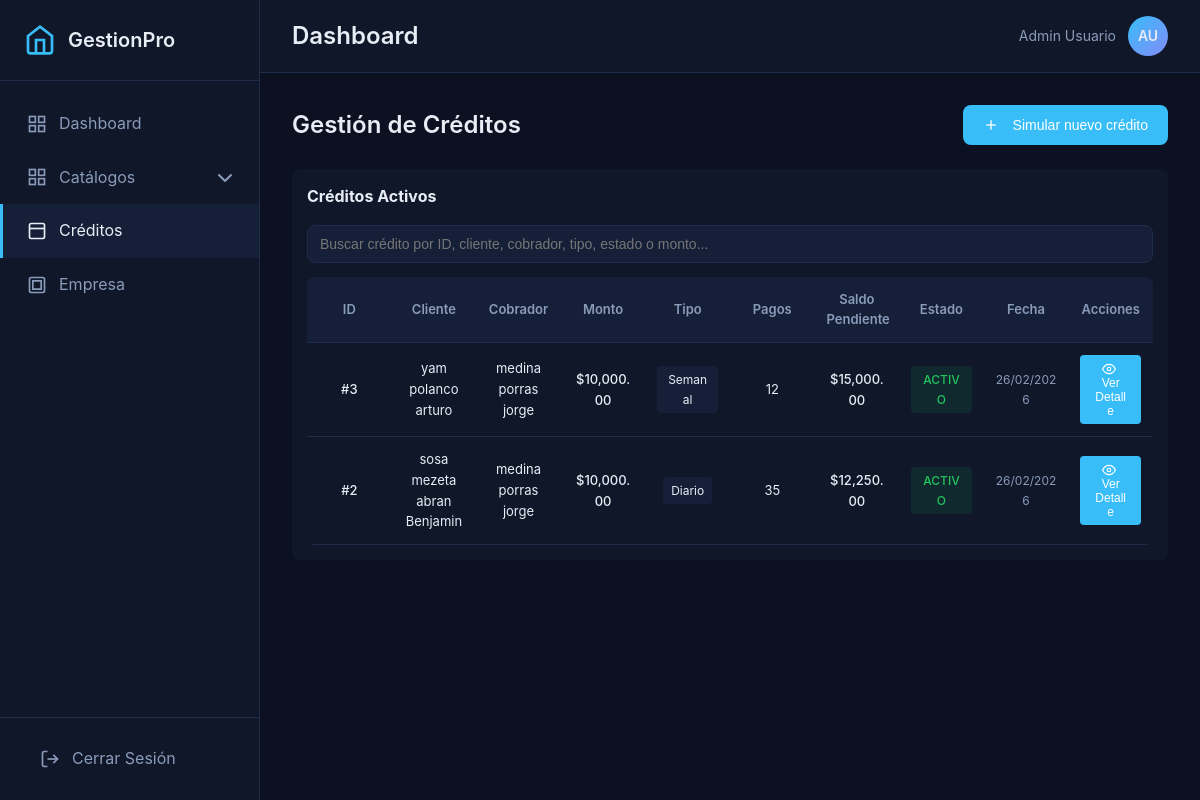
Page /public/creditos (signed in) on the earlier database version.
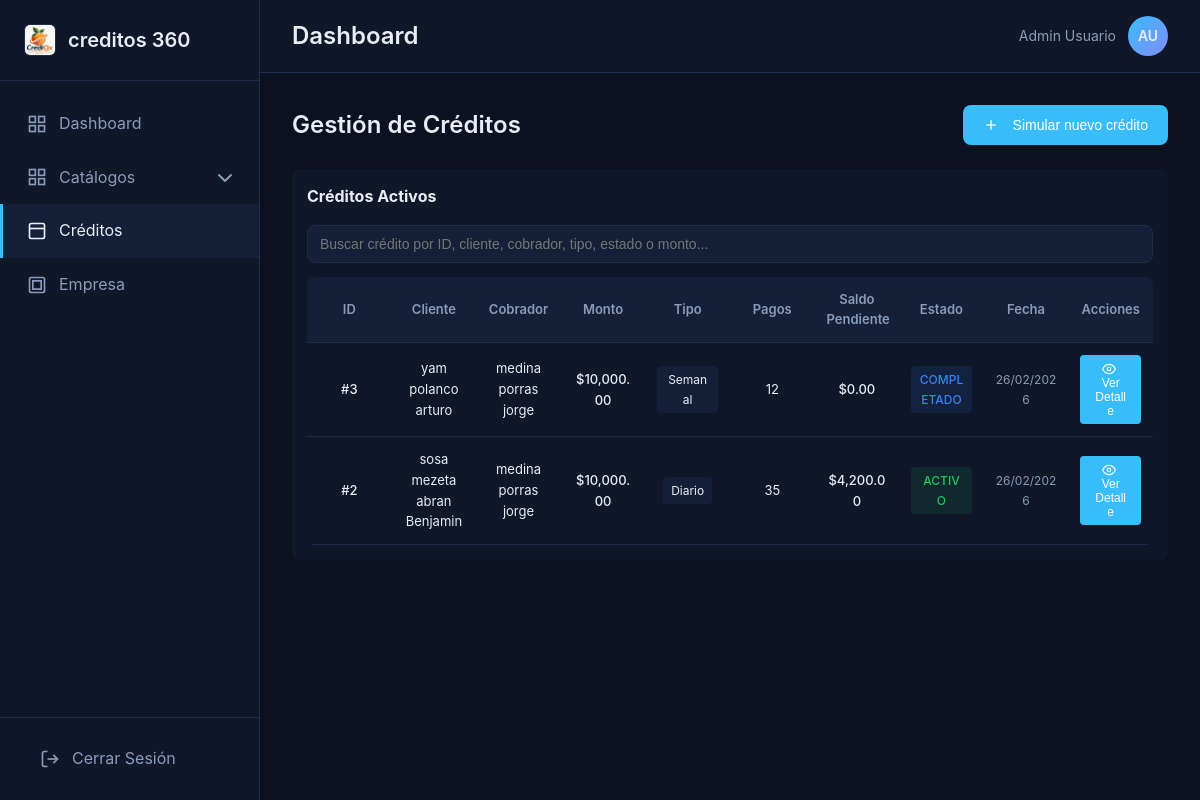
Same page on the later database version.
### tables this page shows
CREATE TABLE `creditos` (
  `idcredito` int(11) NOT NULL,
  `idcliente` int(11) NOT NULL,
  `idcobratario` int(11) DEFAULT NULL,
  `monto` decimal(10,2) NOT NULL,
  `tipo` enum('diario','semanal','mensual') NOT NULL,
  `interes` decimal(5,2) NOT NULL,
  `moratorio` decimal(10,2) NOT NULL,
  `cantidad_pagos` int(11) NOT NULL,
  `fecha_inicio` date NOT NULL,
  `fecha_fin` date NOT NULL,
  `total_pagos` decimal(10,2) NOT NULL,
  `total_pagado` decimal(10,2) DEFAULT 0.00,
  `saldo_pendiente` decimal(10,2) NOT NULL,
  `estado` enum('activo','completado','vencido','cancelado') DEFAULT 'activo',
  `fecha_creacion` timestamp NOT NULL DEFAULT current_timestamp(),
  `fecha_actualizacion` timestamp NOT NULL DEFAULT current_timestamp() ON UPDATE current_timestamp()
);

CREATE TABLE `datos_empresa` (
  `id` int(11) NOT NULL,
  `nombre_empresa` varchar(150) DEFAULT NULL,
  `direccion` varchar(255) DEFAULT NULL,
  `correo` varchar(120) DEFAULT NULL,
  `representante_legal` varchar(150) DEFAULT NULL,
  `rfc` varchar(13) DEFAULT NULL,
  `telefono` varchar(20) DEFAULT NULL,
  `logo_ruta` varchar(255) DEFAULT NULL,
  `created_at` timestamp NULL DEFAULT current_timestamp(),
  `updated_at` timestamp NULL DEFAULT current_timestamp() ON UPDATE current_timestamp()
);

### app/views/creditos/index.php (the view, shortened to what the changed rows need)
<?php
$creditos = $creditos ?? [];
?>
<section id="creditos" class="content-section">
    <div class="section-header">
        <h2>Gestión de Créditos</h2>
        <button type="button" class="btn-primary" onclick="abrirSimulador(true)">
            <svg width="16" height="16" viewBox="0 0 24 24" fill="none" stroke="currentColor" stroke-width="2" style="vertical-align: middle; margin-right: 6px;">
                <line x1="12" y1="5" x2="12" y2="19"></line>
                <line x1="5" y1="12" x2="19" y2="12"></line>
            </svg>
            Simular nuevo crédito
        </button>
    </div>
    <div id="tablaCreditos" style="margin-bottom: 30px;">
        <div style="background: var(--bg-secondary); padding: 15px; border-radius: 8px; margin-bottom: 15px;">
            <h3 style="margin: 0 0 15px 0; color: var(--text-primary); font-size: 16px;">Créditos Activos</h3>
            <?php if (empty($creditos)): ?>
                <div style="text-align: center; padding: 30px; color: var(--text-muted); background: var(--bg-tertiary); border-radius: 8px;">
                    <p>📭 No hay créditos registrados aún.</p>
                    <p style="font-size: 13px; margin: 10px 0 0 0;">Haz clic en "Simular Crédito" para crear uno nuevo.</p>
                </div>
            <?php else: ?>
                <div style="margin-bottom: 14px;">
                    <input
                        type="text"
                        id="buscadorCreditosAdmin"
                        placeholder="Buscar crédito por ID, cliente, cobrador, tipo, estado o monto..."
                        style="width: 100%; padding: 10px 12px; border: 1px solid var(--border-color); border-radius: var(--radius); background: var(--bg-tertiary); color: var(--text-primary); font-size: 14px; box-sizing: border-box;">
                </div>
                <div style="overflow-x: auto; border-radius: 8px;">
                    <table style="width: 100%; border-collapse: collapse; font-size: 13px;">
                        <thead style="background: var(--bg-tertiary); position: sticky; top: 0;">
                            <tr>
                                <th style="padding: 12px; text-align: center; color: var(--text-secondary); font-weight: 600;">ID</th>
                                <th style="padding: 12px; text-align: center; color: var(--text-secondary); font-weight: 600;">Cliente</th>
                                <th style="padding: 12px; text-align: center; color: var(--text-secondary); font-weight: 600;">Cobrador</th>
                                <th style="padding: 12px; text-align: center; color: var(--text-secondary); font-weight: 600;">Monto</th>
                                <th style="padding: 12px; text-align: center; color: var(--text-secondary); font-weight: 600;">Tipo</th>
                                <th style="padding: 12px; text-align: center; color: var(--text-secondary); font-weight: 600;">Pagos</th>
                                <th style="padding: 12px; text-align: center; color: var(--text-secondary); font-weight: 600;">Saldo Pendiente</th>
                                <th style="padding: 12px; text-align: center; color: var(--text-secondary); font-weight: 600;">Estado</th>
                                <th style="padding: 12px; text-align: center; color: var(--text-secondary); font-weight: 600;">Fecha</th>
                                <th style="padding: 12px; text-align: center; color: var(--text-secondary); font-weight: 600;">Acciones</th>
                            </tr>
                        </thead>
                        <tbody id="tbodyCreditosAdmin">
                            <?php foreach ($creditos as $credito): ?>
                                <tr style="border-bottom: 1px solid var(--border-color);">
                                    <td style="padding: 12px; text-align: center; color: var(--text-primary); font-weight: 500;">#<?= htmlspecialchars($credito['idcredito']) ?></td>
                                    <td style="padding: 12px; text-align: center; color: var(--text-primary);"><?= htmlspecialchars($credito['cliente']) ?></td>
                                    <td style="padding: 12px; text-align: center; color: var(--text-primary);"><?= htmlspecialchars($credito['cobratario']) ?></td>
                                    <td style="padding: 12px; text-align: center; color: var(--text-primary); font-weight: 500;">$<?= number_format($credito['monto'], 2, '.', ',') ?></td>
                                    <td style="padding: 12px; text-align: center; color: var(--text-primary);">
                                        <span style="display: inline-block; padding: 4px 8px; background: var(--bg-tertiary); border-radius: 4px; font-size: 12px; text-transform: capitalize;">
                                            <?= htmlspecialchars($credito['tipo']) ?>
                                        </span>
                                    </td>
                                    <td style="padding: 12px; text-align: center; color: var(--text-primary);"><?= htmlspecialchars($credito['cantidad_pagos']) ?></td>
                                    <td style="padding: 12px; text-align: center; color: var(--text-primary); font-weight: 500;">$<?= number_format($credito['saldo_pendiente'], 2, '.', ',') ?></td>
                                    <td style="padding: 12px; text-align: center;">
                                        <span style="display: inline-block; padding: 4px 8px; border-radius: 4px; font-size: 12px; font-weight: 500;
                                            <?php
                                            if ($credito['estado'] === 'activo') {
                                                echo 'background: rgba(34, 197, 94, 0.1); color: rgb(34, 197, 94);';
                                            } elseif ($credito['estado'] === 'completado') {
                                                echo 'background: rgba(59, 130, 246, 0.1); color: rgb(59, 130, 246);';
                                            } else {
                                                echo 'background: rgba(239, 68, 68, 0.1); color: rgb(239, 68, 68);';
                                            }
                                            ?>
                                        ">
                                            <?= htmlspecialchars(strtoupper($credito['estado'])) ?>
                                        </span>
                                    </td>
                                    <td style="padding: 12px; text-align: center; color: var(--text-secondary); font-size: 12px;">
                                        <?= date('d/m/Y', strtotime($credito['fecha_creacion'])) ?>
                                    </td>
                                    <td style="padding: 12px; text-align: center;">
                                        <button type="button" onclick="verDetalleCredito(<?= $credito['idcredito'] ?>)" style="padding: 6px 12px; background: var(--accent-blue); color: white; border: none; border-radius: 4px; cursor: pointer; font-size: 12px; font-weight: 500; transition: background 0.2s;" onmouseover="this.style.background='rgb(37, 149, 218)'" onmouseout="this.style.background='var(--accent-blue)'">
                                            <svg width="14" height="14" viewBox="0 0 24 24" fill="none" stroke="currentColor" stroke-width="2" style="vertical-align: middle; margin-right: 4px;">
                                                <path d="M1 12s4-8 11-8 11 8 11 8-4 8-11 8-11-8-11-8z"></path>
                                                <circle cx="12" cy="12" r="3"></circle>
                                            </svg>
                                            Ver Detalle
                                        </button>
                                    </td>
                                </tr>
                            <?php endforeach; ?>
                        </tbody>
                    </table>
                </div>
            <?php endif; ?>
        </div>
    </div>
</section>

### app/views/layouts/sidebar.php (shortened to what the changed rows need)
<?php
$empresaSidebar = [
    'nombre_empresa' => 'GestionPro',
    'logo_ruta' => null,
];
if (class_exists('EmpresaService')) {
    try {
        $empresaSidebar = array_merge($empresaSidebar, (new EmpresaService())->obtenerDatos());
    } catch (Throwable $e) {
    }
}
?>
<aside class="sidebar">
    <div class="sidebar-header">
        <div class="logo">
            <?php if (!empty($empresaSidebar['logo_ruta'])): ?>
                <img src="/<?= htmlspecialchars($empresaSidebar['logo_ruta']) ?>" alt="Logo empresa" class="sidebar-logo-image">
            <?php else: ?>
                <svg width="32" height="32" viewBox="0 0 24 24" fill="none" stroke="currentColor" stroke-width="2">
                    <path d="M3 9l9-7 9 7v11a2 2 0 0 1-2 2H5a2 2 0 0 1-2-2z"></path>
                    <polyline points="9 22 9 12 15 12 15 22"></polyline>
                </svg>
            <?php endif; ?>
            <span><?= htmlspecialchars($empresaSidebar['nombre_empresa'] ?: 'GestionPro') ?></span>
        </div>
    </div>
    <?php $rol = isset($_SESSION['usuario_rol']) ? (int)$_SESSION['usuario_rol'] : null; ?>
    <?php
    $dashboardHref = '/proyecto-residencia/public/dashboard';
    $isDashboardAdmin = str_contains($currentPath, '/dashboard') && !str_contains($currentPath, '/dashboard-cliente') && !str_contains($currentPath, '/dashboard-cobratario');
    $isDashboardCliente = str_contains($currentPath, '/dashboard-cliente');
    ?>
    <nav class="sidebar-nav">
        <ul>
            <li>
                <a href="<?= $dashboardHref ?>" class="nav-link <?= ($rol === 1 && $isDashboardAdmin) || ($rol === 2 && $isDashboardCliente) ? 'active' : '' ?>" <?= $rol === 3 ? 'data-cobratario-nav="resumen"' : '' ?>>
                    <svg width="20" height="20" viewBox="0 0 24 24" fill="none" stroke="currentColor" stroke-width="2">
                        <rect x="3" y="3" width="7" height="7"></rect>
                        <rect x="14" y="3" width="7" height="7"></rect>
                        <rect x="14" y="14" width="7" height="7"></rect>
                        <rect x="3" y="14" width="7" height="7"></rect>
                    </svg>
                    <span>Dashboard</span>
                </a>
            </li>
            <?php if ($rol !== 2 && $rol !== 3): ?>
                <?php $catalogosActive = str_contains($currentPath, '/clientes') || str_contains($currentPath, '/cobratarios') || str_contains($currentPath, '/usuarios'); ?>
                <li>
                    <details class="nav-details" <?= $catalogosActive ? 'open' : '' ?>>
                        <summary class="nav-link <?= $catalogosActive ? 'active' : '' ?>">
                            <svg width="20" height="20" viewBox="0 0 24 24" fill="none" stroke="currentColor" stroke-width="2">
                                <rect x="3" y="3" width="7" height="7"></rect>
                                <rect x="14" y="3" width="7" height="7"></rect>
                                <rect x="14" y="14" width="7" height="7"></rect>
                                <rect x="3" y="14" width="7" height="7"></rect>
                            </svg>
                            <span>Catálogos</span>
                        </summary>
                    </details>
                </li>
                <li>
                    <a href="/proyecto-residencia/public/creditos" class="nav-link <?= str_contains($currentPath, '/creditos') ? 'active' : '' ?>">
                        <svg width="20" height="20" viewBox="0 0 24 24" fill="none" stroke="currentColor" stroke-width="2">
                            <rect x="3" y="3" width="18" height="18" rx="2" ry="2"></rect>
                            <line x1="3" y1="9" x2="21" y2="9"></line>
                            <line x1="9" y1="16" x2="9" y2="16.01"></line>
                            <line x1="13" y1="16" x2="13" y2="16.01"></line>
                        </svg>
                        <span>Créditos</span>
                    </a>
                </li>
                <li>
                    <a href="/proyecto-residencia/public/empresa" class="nav-link <?= str_contains($currentPath, '/empresa') ? 'active' : '' ?>">
                        <svg width="20" height="20" viewBox="0 0 24 24" fill="none" stroke="currentColor" stroke-width="2">
                            <rect x="3" y="3" width="18" height="18" rx="2" ry="2"></rect>
                            <path d="M7 7h10v10H7z"></path>
                        </svg>
                        <span>Empresa</span>
                    </a>
                </li>
            <?php endif; ?>
        </ul>
    </nav>
    <div class="sidebar-footer">
        <a href="/proyecto-residencia/public/logout" class="logout-btn">
            <svg width="20" height="20" viewBox="0 0 24 24" fill="none" stroke="currentColor" stroke-width="2">
                <path d="M9 21H5a2 2 0 0 1-2-2V5a2 2 0 0 1 2-2h4"></path>
                <polyline points="16 17 21 12 16 7"></polyline>
                <line x1="21" y1="12" x2="9" y2="12"></line>
            </svg>
            <span>Cerrar Sesión</span>
        </a>
    </div>
</aside>

Differences in the rows shown:
added datos_empresa: logo_ruta (picture), nombre_empresa "creditos 360"
changed creditos "Semanal": saldo_pendiente "15,000.00" → "0.00"; estado "ACTIVO" → "COMPLETADO"
changed creditos "Diario": saldo_pendiente "12,250.00" → "4,200.00"
Other differences:
$empresaSidebar['nombre_empresa'] ?: 'GestionPro': "GestionPro" → (not shown)
